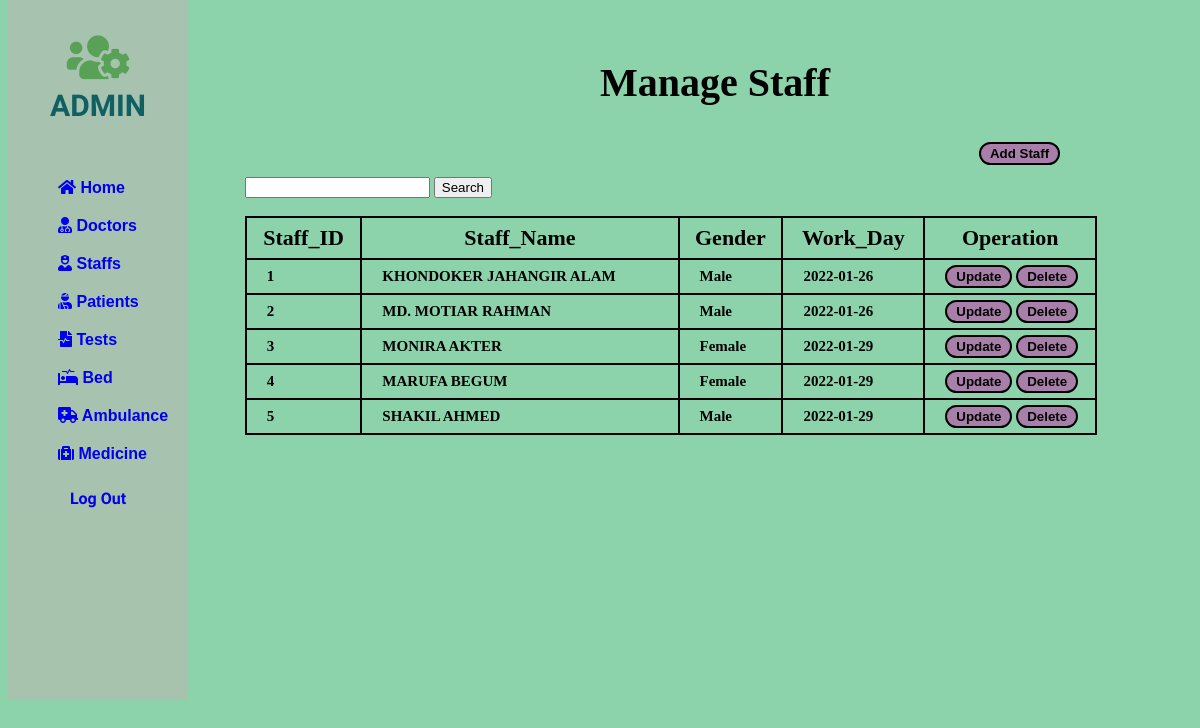
Page /php/staff/search.php on the committed database.
### tables this page shows
CREATE TABLE IF NOT EXISTS `staff` (
  `S_ID` int NOT NULL,
  `S_Name` varchar(225) NOT NULL,
  `Gender` enum('Male','Female','Others') NOT NULL,
  `Work_Day` date NOT NULL,
  `T_ID` int DEFAULT NULL,
  PRIMARY KEY (`S_ID`),
  UNIQUE KEY `S_ID` (`S_ID`)
);

### php/staff/search.php (the view, shortened to what this page needs)
<!DOCTYPE html>
<html lang="en">
<head>
    <link rel="stylesheet" href="https://use.fontawesome.com/releases/v5.15.4/css/all.css">
</head>
<body>
    <div class="slidebar">
        <header>
            <span>
                <i class="fas fa-users-cog"></i><br>
            </span>
            ADMIN
        </header>
        <ul>
            <li>
                <a href="/php/home.php"><i class="fas fa-home"></i> Home</a>
            </li>
            <li>
                <a href="/php/Doctor/doctor.php"><i class="fas fa-user-md"></i> Doctors</a>
            </li>
            <li>
                <a href="/php/staff/staff.php"><i class="fas fa-user-nurse"></i> Staffs</a>
            </li>
            <li>
                <a href="/php/patient/patient.php"><i class="fas fa-user-injured"></i> Patients</a>
            </li>
            <li>
                <a href="/php/test/test.php"><i class="fas fa-file-medical-alt"></i> Tests</a>
            </li>
            <li>
                <a href="/php/bed/bed.php"><i class="fas fa-procedures"></i> Bed</a>
            </li>
            <li>
                <a href="/php/Ambulence/ambulence.php"><i class="fas fa-ambulance"></i> Ambulance</a>
            </li>
            <li>
                <a href="/php/medicine/medicine.php"><i class="fas fa-medkit"></i> Medicine</a>
            </li>
        </ul>
        <div>
            <a style="text-decoration: none;" href="/php/index.php">
                <div class="logout">
                    Log Out
                </div>
            </a>
        </div>
    </div>
    <div class="container">
        <div class="row">
            <div style="margin-left: 50%; margin-top: 5%;">
                <h2>Manage <b>Staff</b></h2>
            </div>
            <div style="margin-left: 82%; margin-top: 3%;">
                <button><a href="/php/staff/add-staff.php">Add Staff</a></button>
            </div>
        </div>
    </div>
    <div class="card-body">
        <div style="margin-left: 20%; margin-top: 1%;">
            <form method="post" action="search.php">
                <input type="text" name="search" required />
                <input type="submit" value="Search" />
            </form>
            <br>
            <table id="dataTable" width="90%" cellspacing="10">
                <thead>
                    <tr>
                        <th> Staff_ID </th>
                        <th> Staff_Name </th>
                        <th> Gender </th>
                        <th> Work_Day </th>
                        <th> Operation </th>
                    </tr>
                </thead>
                <tbody>
                    <?php
                    $search = $_POST['search'];
                    include 'db_conn.php';
                    $sql = "select * from staff where S_ID like '%$search%' OR S_Name like '%$search%'  OR Gender like '%$search%'  OR Work_Day like '%$search%'";
                    $query = mysqli_query($conn, $sql);
                    while ($Patient_data = mysqli_fetch_array($query)) {
                    ?>
                        <tr>
                            <td><b><?php echo $Patient_data['S_ID'];  ?></b></td>
                            <td><?php echo $Patient_data['S_Name'];  ?></td>
                            <td><?php echo $Patient_data['Gender'];  ?></td>
                            <td><?php echo $Patient_data['Work_Day'];  ?></td>
                            <td style="width: 140px;">
                                <button> <a href="/php/staff/update.php?S_ID=<?php echo $Patient_data['S_ID'];  ?>" class="btn btn-success"><b>Update</b></a></button>
                                <button><a href="/php/staff/Delete.php?S_ID=<?php echo $Patient_data['S_ID']; ?>" class="btn btn-danger"><b>Delete</b></a></button>
                            </td>
                        </tr>
                    <?php
                    }
                    ?>
                </tbody>
            </table>
        </div>
    </div>
</body>
</html>

### php/staff/search.php (style rules this page uses)
body { background: rgba(96, 193, 138, 0.722); }
.slidebar { border: 20px; width: 15%; height: 700px; position: fixed; top: 0px; background-color: rgba(195, 179, 179, 0.493); }
.slidebar header { padding: 30px 10px; text-align: center; font-family: 'Mochiy Pop P One', sans-serif; font-size: 30px; font-weight: bolder; color: rgb(16, 95, 98); }
.slidebar header span { font-size: 50px; color: rgb(89, 161, 87); }
.slidebar ul li { list-style: none; padding: 10px; font-family: 'Lucida Sans', 'Lucida Sans Regular', 'Lucida Grande', 'Lucida Sans Unicode', Geneva, Verdana, sans-serif; font-weight: bolder; }
.slidebar ul li a { text-decoration: none; }
table, th, td { border: 1px solid black; border-collapse: collapse; }
h2 { font-size: 40px; }
table { border: 2px solid black; }
th { padding: 7px; border: 2px solid black; font-size: 22px; }
td { border: 2px solid black; padding: 5px 10px 5px 20px; font-size: 15px; font-weight: bolder; }
button { border: solid 2px black; border-radius: 15px; padding: 2px 6px; background-color: rgb(167, 127, 169); }
button a { text-decoration: none; color: black; font-weight: bolder; padding: 2px 3px; }
.logout { text-align: center; margin-top: 10px; font-family: 'Mochiy Pop P One', sans-serif; font-weight: bolder; }

### rows in the picture
staff: S_ID "1", S_Name "KHONDOKER JAHANGIR ALAM", Gender "Male", Work_Day "2022-01-26"
staff: S_ID "2", S_Name "MD. MOTIAR RAHMAN", Gender "Male", Work_Day "2022-01-26"
staff: S_ID "3", S_Name "MONIRA AKTER", Gender "Female", Work_Day "2022-01-29"
staff: S_ID "4", S_Name "MARUFA BEGUM", Gender "Female", Work_Day "2022-01-29"
staff: S_ID "5", S_Name "SHAKIL AHMED", Gender "Male", Work_Day "2022-01-29"
